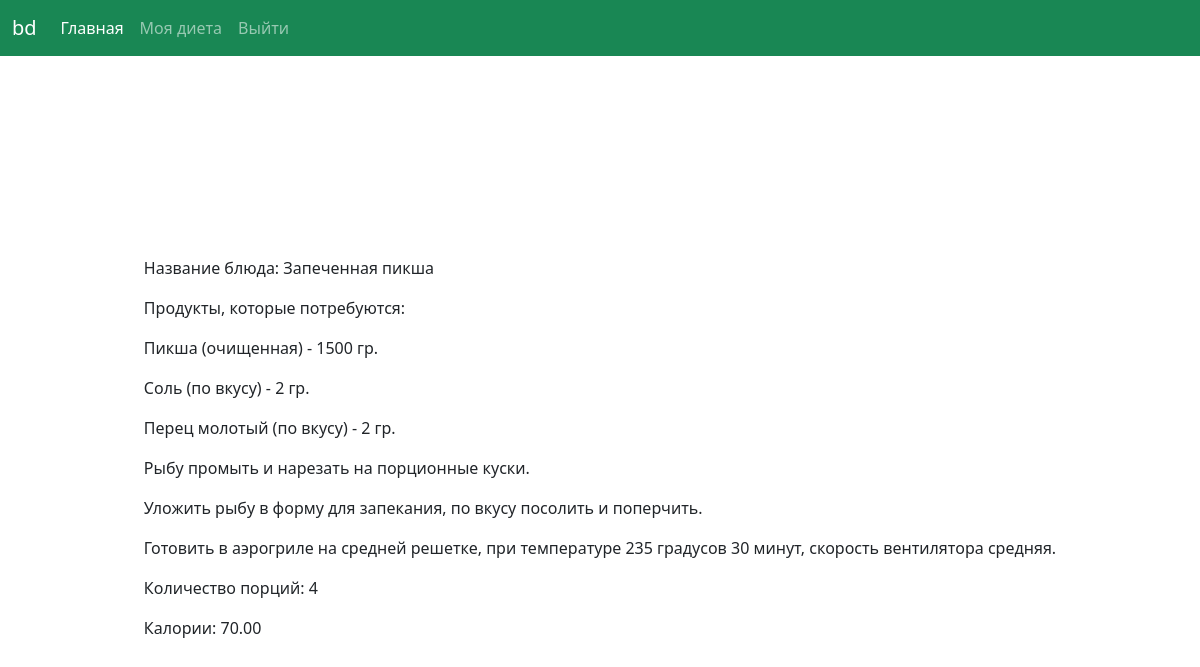
/dishes/170 (signed in), run on the app's committed database.
### balanced_diet/models.py (models this page shows)
class Dish(models.Model):
    name = models.CharField(max_length=50, unique=True)
    kcal = models.DecimalField(max_digits=6, decimal_places=2)
    proteins = models.DecimalField(max_digits=6, decimal_places=2)
    fats = models.DecimalField(max_digits=6, decimal_places=2)
    carbs = models.DecimalField(max_digits=6, decimal_places=2)
    breakfast = models.BooleanField(default=False)
    lunch = models.BooleanField(default=False)
    dinner = models.BooleanField(default=False)
    recipetext = models.TextField(default='')

class Recipe(models.Model):
    dish = models.ForeignKey(Dish, on_delete=models.CASCADE)
    product = models.ForeignKey(Product, on_delete=models.CASCADE)
    amountofprod = models.CharField(max_length=50, default='')

class Product(models.Model):
    name = models.CharField(max_length=50, unique=True)
    lactose = models.BooleanField(default=False) # not lactose
    vegan = models.BooleanField(default=False) # not vegan
    halal = models.BooleanField(default=False) # not halal

### balanced_diet/views.py (the view)
# urls.py: path('dishes/<int:dish_id>', views.dish, name='dish'),
@login_required
def dish(request, dish_id):
    try:
        dish = Dish.objects.get(id=dish_id)
        recipe = Recipe.objects.filter(dish_id=dish_id)
        context = {
            'dish' : dish,
            'recipe': recipe
        }
        return render(request, 'balanced_diet/dish.html', context)
    except Dish.DoesNotExist:
        return render(request, 'balanced_diet/my_nutrition.html')

### balanced_diet/templatetags/to_rl.py (called while the page is built)
@register.filter
def to_rl(string):
    return string.split('n')

### balanced_diet/templates/balanced_diet/dish.html
{% extends "balanced_diet/base.html" %}
{% load to_rl %}
{% block content %}
    <div style="clear: both; text-align: left">
    <p> Название блюда: {{ dish.name }} </p>
    <p> Продукты, которые потребуются: </p>
    {% for i in recipe %}
        <p> {{ i.product.name }} - {{ i.amountofprod }} </p>
    {% endfor %}
    {% for i in dish.recipetext|to_rl %}
        <p> {{ i }} </p>
    {% endfor %}
    <p> Калории: {{ dish.kcal }}</p>
    </div>
{% endblock content %}

### data on the page
Dish: name "Запеченная пикша", kcal "70.00"
Recipe: product.name "Пикша (очищенная)", amountofprod "1500 гр."
Recipe: product.name "Соль (по вкусу)", amountofprod "2 гр."
Recipe: product.name "Перец молотый (по вкусу)", amountofprod "2 гр."

### other printed values
{{ i }} "Рыбу промыть и нарезать на порционные куски." "Уложить рыбу в форму для запекания, по вкусу посолить и поперчить." "Готовить в аэрогриле на средней решетке, при температуре 235 градусов 30 минут, скорость вентилятора средняя." "Количество порций: 4"
